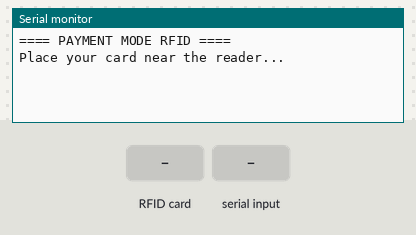
The sketch below on a simulated Arduino Uno, built with avr-gcc and run on an emulated ATmega328P. On the bench: the last lines printed to the serial monitor. The test bench sets the inputs (shaded band).

Above: at 1.2 s.
1.3 s: RFID card 5E 7A 19 C4 held to the reader
At 1.8 s:
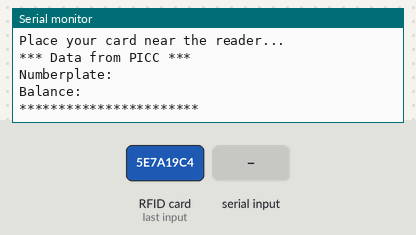
2.8 s: "SUCCESS:\n" received over Serial
At 3.2 s:
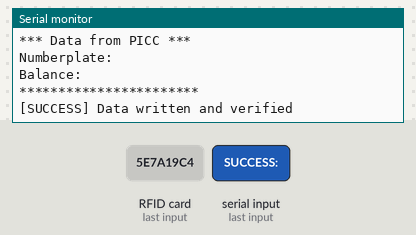

Measured:
- after the input at 1.3 s, the serial monitor: prints a new line at once (image 1)
- after the input at 2.8 s, the serial monitor: prints a new line at once (image 2)

The sketch:

payment.ino
```cpp
#include <SPI.h>
#include <MFRC522.h>

#define RST_PIN 9
#define SS_PIN 10

MFRC522 mfrc522(SS_PIN, RST_PIN);
MFRC522::MIFARE_Key key;
MFRC522::StatusCode card_status;

bool awaitingUpdate = false;
bool sentReady = false;
String currentPlate = "";
String currentBalance = "";

// Timeout variables
unsigned long readySentTime = 0;
const unsigned long RESPONSE_TIMEOUT = 10000; // 10 seconds
const unsigned long RETRY_DELAY = 2000;       // 2 seconds between retries

void setup()
{
    Serial.begin(9600);
    SPI.begin();
    mfrc522.PCD_Init();

    for (byte i = 0; i < 6; i++)
    {
        key.keyByte[i] = 0xFF;
    }

    Serial.println(F("==== PAYMENT MODE RFID ===="));
    Serial.println(F("Place your card near the reader..."));
}

void loop()
{
    if (!awaitingUpdate)
    {
        // Reset values
        currentPlate = "";
        currentBalance = "";

        // Look for new cards
        if (!mfrc522.PICC_IsNewCardPresent())
        {
            return;
        }

        // Select one of the cards
        if (!mfrc522.PICC_ReadCardSerial())
        {
            return;
        }

        // Try to read data with retries
        int retries = 3;
        while (retries > 0)
        {
            currentPlate = readBlockData(4, "Car Plate");
            currentBalance = readBlockData(5, "Balance");

            // If both reads were successful, break the retry loop
            if (!currentPlate.startsWith("[ERROR]") && !currentBalance.startsWith("[ERROR]"))
            {
                break;
            }

            delay(RETRY_DELAY);
            retries--;
        }

        // Only proceed if we have valid data
        if (!currentPlate.startsWith("[ERROR]") && !currentBalance.startsWith("[ERROR]"))
        {
            Serial.println("*** Data from PICC ***");
            Serial.println("Numberplate: " + currentPlate);
            Serial.println("Balance:     " + currentBalance);
            Serial.println("***********************");

            awaitingUpdate = true;
            sentReady = false;
        }

        // Halt PICC and stop encryption
        mfrc522.PICC_HaltA();
        mfrc522.PCD_StopCrypto1();
    }

    // Handle response from Python
    if (awaitingUpdate)
    {
        if (Serial.available())
        {
            String response = Serial.readStringUntil('\n');
            response.trim();

            if (response.startsWith("ERROR:"))
            {
                // Handle different error types
                if (response.indexOf("INSUFFICIENT_BALANCE") >= 0)
                {
                    writeBlockData(5, currentBalance); // Keep old balance
                }
                else if (response.indexOf("NO_RECORD") >= 0)
                {
                    // No action needed
                }
            }
            else if (response.startsWith("SUCCESS:"))
            {
                // Update balance with new value
                String newBalance = response.substring(8);
                writeBlockData(5, newBalance);
            }

            awaitingUpdate = false;
            delay(1000); // Give time for the user to remove the card
        }
    }
}

String readBlockData(byte blockNumber, String label)
{
    byte buffer[18];
    byte bufferSize = sizeof(buffer);

    // Authenticate
    card_status = mfrc522.PCD_Authenticate(MFRC522::PICC_CMD_MF_AUTH_KEY_A, blockNumber, &key, &(mfrc522.uid));
    if (card_status != MFRC522::STATUS_OK)
    {
        return "[ERROR] Authentication failed for " + label;
    }

    // Read data
    card_status = mfrc522.MIFARE_Read(blockNumber, buffer, &bufferSize);
    if (card_status != MFRC522::STATUS_OK)
    {
        return "[ERROR] Reading failed for " + label;
    }

    String data = "";
    for (uint8_t i = 0; i < 16; i++)
    {
        if (buffer[i] >= 32 && buffer[i] <= 126)
        { // Only print printable ASCII
            data += (char)buffer[i];
        }
    }
    data.trim();
    return data;
}

void writeBlockData(byte blockNumber, String data)
{
    byte buffer[16] = {0}; // Initialize with zeros

    // Clean and prepare data
    data.trim();
    if (data.length() > 16)
    {
        data = data.substring(0, 16);
    }

    // Copy data to buffer
    data.getBytes(buffer, data.length() + 1);

    // Authenticate
    card_status = mfrc522.PCD_Authenticate(MFRC522::PICC_CMD_MF_AUTH_KEY_A, blockNumber, &key, &(mfrc522.uid));
    if (card_status != MFRC522::STATUS_OK)
    {
        Serial.println("[ERROR] Authentication failed for write");
        return;
    } // Write data
    card_status = mfrc522.MIFARE_Write(blockNumber, buffer, 16);
    if (card_status != MFRC522::STATUS_OK)
    {
        Serial.println("[ERROR] Writing failed");
        return;
    }

    // Verify the written data
    byte verifyBuffer[18];
    byte verifySize = sizeof(verifyBuffer);
    card_status = mfrc522.MIFARE_Read(blockNumber, verifyBuffer, &verifySize);
    if (card_status != MFRC522::STATUS_OK)
    {
        Serial.println("[ERROR] Verification read failed");
        return;
    }

    // Compare written data
    bool verified = true;
    for (uint8_t i = 0; i < 16; i++)
    {
        if (buffer[i] != verifyBuffer[i])
        {
            verified = false;
            break;
        }
    }

    if (!verified)
    {
        Serial.println("[ERROR] Data verification failed");
        return;
    }

    Serial.println("[SUCCESS] Data written and verified");
}
```
